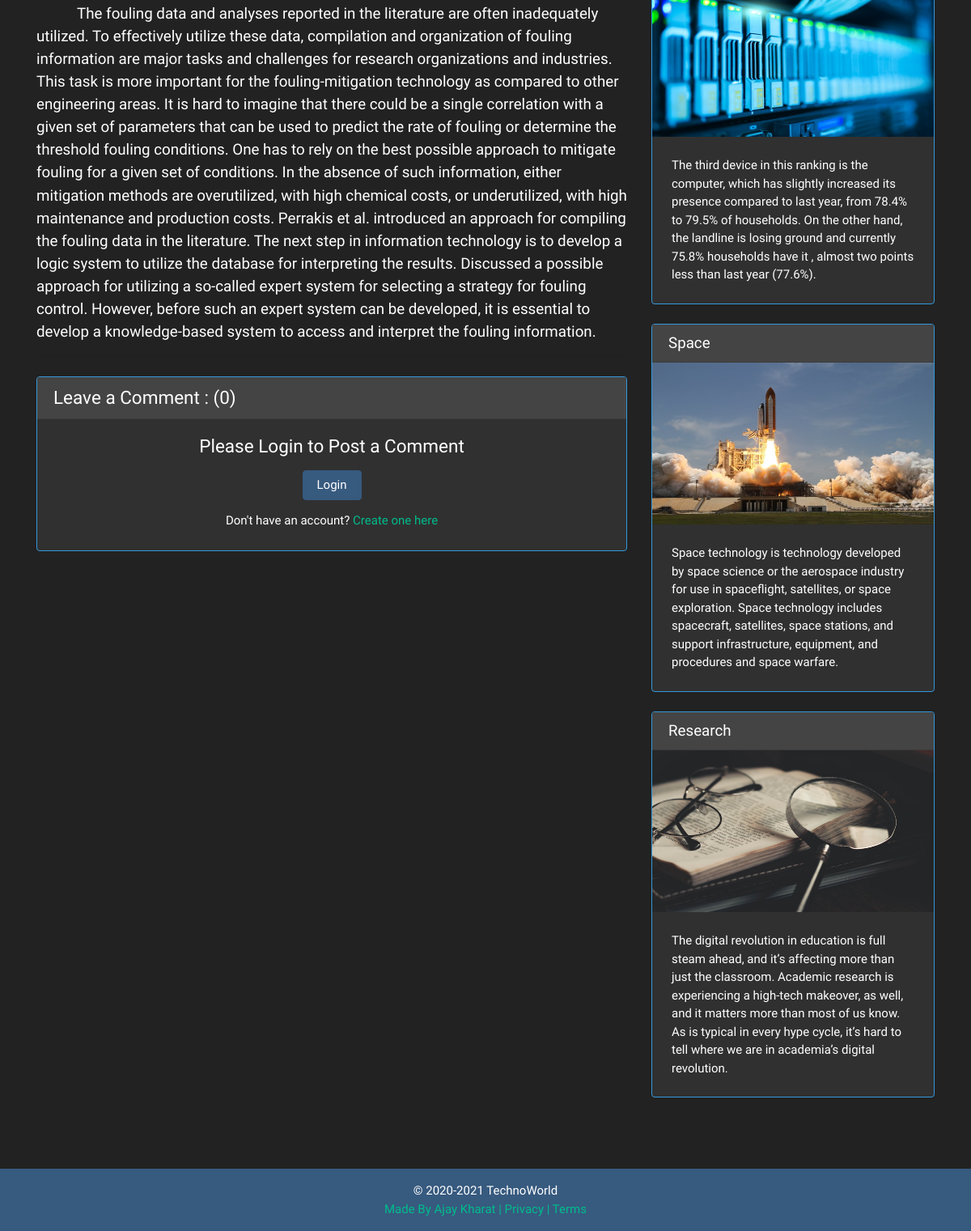
The page /blog/computer-technology (lower part) on the database as committed earlier.
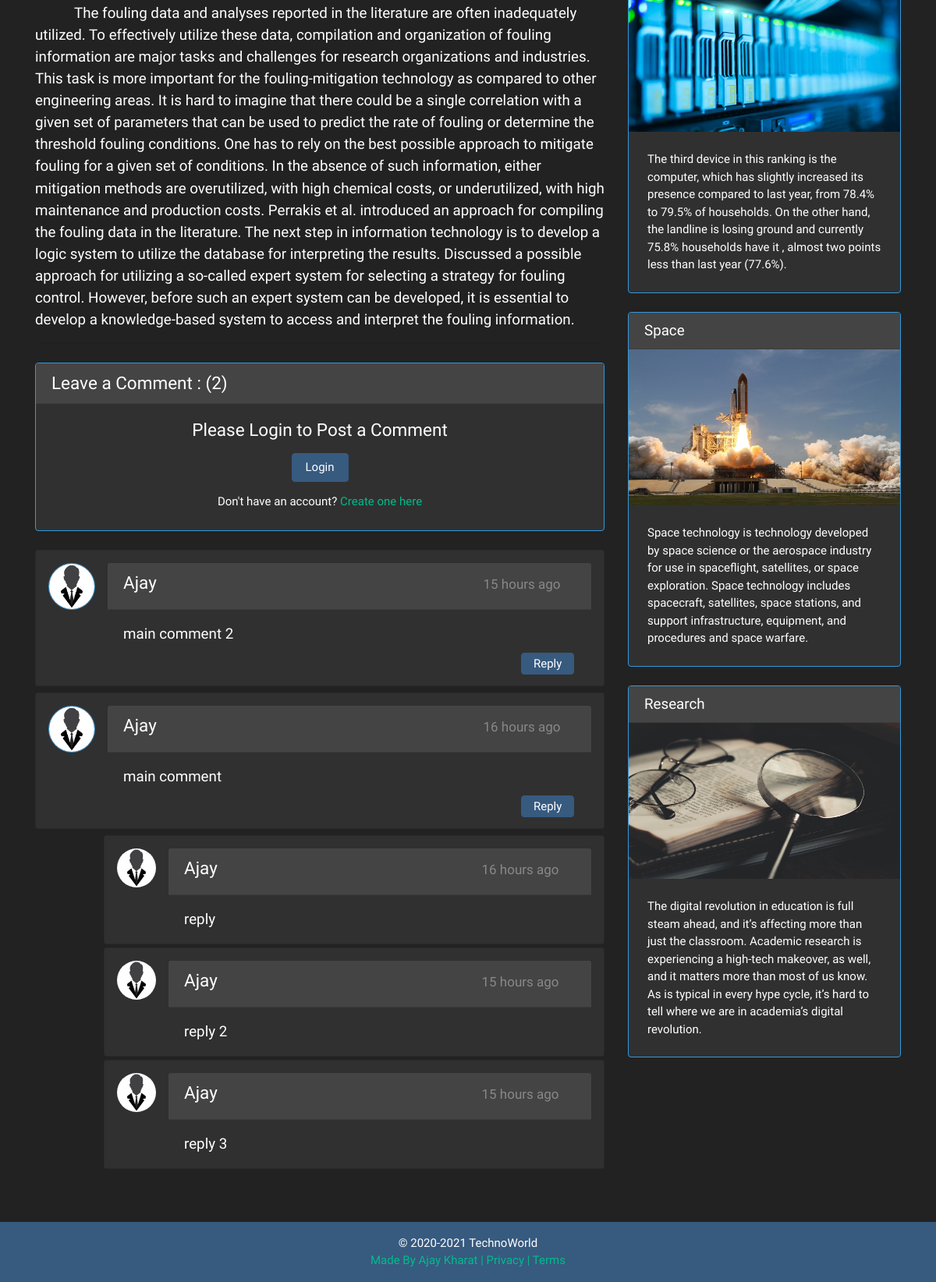
The same page on the database as committed later.
### blog/models.py (models this page shows, shortened)
class BlogPost(models.Model):
  post_id = models.AutoField(primary_key=True)
  title = models.CharField('Title of Article',max_length=200)
  content = models.TextField('Content of Article')
  content1 = models.TextField('Content of Article(Next)',default="")
  author = models.ForeignKey(User, null=True, on_delete=models.SET_NULL)
  date = models.DateField('Publish Date')
  slug = models.CharField('Slug for URL',max_length=200)
  views = models.IntegerField('Post Views',default=0)
  img = models.ImageField(upload_to='media/img',default="")

class BlogComment(models.Model):
  comment_id = models.AutoField(primary_key= True)
  comment = models.TextField('Comment on Article')
  user = models.ForeignKey(User, on_delete=models.CASCADE )
  post = models.ForeignKey(BlogPost, on_delete=models.CASCADE )
  parent = models.ForeignKey('self',on_delete=models.CASCADE,null=True)
  timestamp = models.DateTimeField('Date-Time',default=now)
  def comment_mod(self):
    return self.comment[:20] + "..."
  comment_mod.short_description = 'Comments'

### blog/views.py (the view)
# urls.py: path('<str:slug>', views.blogPost, name='blogPost'),
def blogPost(request,slug):
    post = BlogPost.objects.filter(slug=slug).first()
    comments = BlogComment.objects.filter(post=post,parent=None)
    replies=BlogComment.objects.filter(post=post).exclude(parent=None)
    post.views = post.views + 1
    post.save()
    replyDict={}
    for reply in replies:
        if reply.parent.comment_id not in replyDict.keys():
            replyDict[reply.parent.comment_id] = [reply]
        else:
            replyDict[reply.parent.comment_id].append(reply)
    return render(request, 'blog/blogPost.html', {'post': post, 'comments': comments, 'user': request.user, 'replyDict':replyDict})

### blog/templatetags/extras.py (called while the page is built)
@register.filter(name='get_val')
def get_val(dict,key):
  return dict.get(key)

### templates/blog/blogPost.html (shortened to what this page needs)
{% extends 'base.html' %}
{% block body %}
{% load static %}
{% load humanize %}
{% load extras %}
<div class="container mar">
  <div class="row">
    <div class="col-lg-8">
      <div class="lead" style="text-indent:50px;">{{post.content1|safe}}</div>
      <hr>
      <div class="card my-4 border border-info">
        <h4 class="card-header">Leave a Comment : ({{comments.count}}) </h4>
        <div class="card-body">
          {% if user.is_authenticated %}
          <form action="/blog/postComment/" class="needs-validation" method="post" novalidate>
            {% csrf_token %}
            <div class="form-group">
              <textarea class="form-control" name="comment" rows="3" required></textarea>
              <div class="valid-feedback pt-1">
                <h6>Looks good!</h6>
              </div>
              <div class="invalid-feedback pt-1">
                <h6>Please type something here.</h6>
              </div>
            </div>
            <input type="hidden" name="postId" value="{{post.post_id}}">
            <input type="hidden" name="parentId" value="">
            <button type="submit" class="btn btn-primary">Submit &#8594;</button>
          </form>
          {% else %}
          <h4 class="text-center">Please Login to Post a Comment</h4>
          <div class="text-center pt-2">
            <button type="button" class="btn btn-primary loginbtn" data-toggle="modal" data-target="#loginModal">
              Login
            </button>
            <div class="mt-3">
              <h6> Don't have an account? <a href="#signupModal" data-toggle="modal" data-target="#signupModal">Create
                  one here</a></h6>
            </div>
          </div>
          {% endif %}
        </div>
      </div>
      {% for comment in comments reversed %}
      <div class="card my-2 mx-0 rounded commentcard">
        <div class="media p-3">
          <img class="d-flex mr-3 rounded-circle border border-info" style="height:60px; width:60px;"
            src="{% static 'img/user.jpg' %}" alt="user-img">
          <div class="media-body">
            <div class="card-header">
              <h4 style="display:inline-block;">{{comment.user.username}}</h4>
              <span class="text-muted commentdate">{{comment.timestamp|naturaltime}}</span>
            </div>
            <div class="card-body">
              <h5>{{comment.comment}}</h5>
            </div>
            <button class="btn btn-primary replybtn1" type="button" data-toggle="collapse"
              data-target="#reply{{comment.comment_id}}" aria-expanded="false"
              aria-controls="reply{{comment.comment_id}}">
              Reply
            </button>
          </div>
        </div>
      </div>
      {% for reply in replyDict|get_val:comment.comment_id %}
      <div class="card my-1 rounded replycard">
        <div class="media p-3">
          <img class="d-flex mr-3 rounded-circle" style="height:50px; width:50px;" src="{% static 'img/user.jpg' %}"
            alt="user-img">
          <div class="media-body">
            <div class="card-header">
              <h4 style="display:inline-block;">{{reply.user.username}}</h4>
              <span class="text-muted replydate">{{reply.timestamp|naturaltime}}</span>
            </div>
            <div class="card-body">
              <h5>{{reply.comment}}</h5>
            </div>
          </div>
        </div>
      </div>
      {% endfor %}
      {% endfor %}
    </div>
    <div class="col-md-4 mt-2">
      <div class="card my-4 border border-info">
        <img style="height: 200px; width: 100%; display: block;" src="{% static 'img/devices.jpg' %}" alt="Card image">
        <div class="card-body p-4">
          The third device in this ranking is the computer, which has slightly increased its presence compared to last
          year, from 78.4% to 79.5% of households. On the other hand, the landline is losing ground and currently 75.8%
          households have it , almost two points less than last year (77.6%).
        </div>
      </div>
      <div class="card my-4 border border-info">
        <h5 class="card-header">Space</h5>
        <img style="height: 200px; width: 100%; display: block;" src="{% static 'img/space.jpg' %}" alt="Card image">
        <div class="card-body p-4">
          Space technology is technology developed by space science or the aerospace industry for use in spaceflight,
          satellites, or space exploration. Space technology includes spacecraft, satellites, space stations, and
          support infrastructure, equipment, and procedures and space warfare.
        </div>
      </div>
      <div class="card my-4 border border-info">
        <h5 class="card-header">Research</h5>
        <img style="height: 200px; width: 100%; display: block;" src="{% static 'img/research.jpg' %}" alt="Card image">
        <div class="card-body p-4">
          The digital revolution in education is full steam ahead, and it’s affecting more than just the classroom.
          Academic research is experiencing a high-tech makeover, as well, and it matters more than most of us know. As
          is typical in every hype cycle, it’s hard to tell where we are in academia’s digital revolution.
        </div>
      </div>
    </div>
  </div>
</div>
{% endblock body %}

### templates/base.html (shortened to what this page needs)
{% load static %}
<!doctype html>
<html lang="en">
<head>
  <link rel="stylesheet" href="https://cdnjs.cloudflare.com/ajax/libs/font-awesome/4.7.0/css/font-awesome.min.css">
  <link href="{% static 'css/bootstrap.min.css' %}" rel="stylesheet" type="text/css">
  <link href="{% static 'css/style.css' %}" rel="stylesheet" type="text/css">
</head>
<body>
  {% block body %} {% endblock body %}
  <footer class="container-fluid bg-primary my-0 py-3">
    <p class="mb-0 text-center">© 2020-2021 TechnoWorld</p>
    <p class="mb-0 text-center">
      <a href="#">Made By Ajay Kharat |</a>
      <a href="#">Privacy |</a>
      <a href="#">Terms</a>
    </p>
  </footer>
</body>
</html>

Rows that differ between the two databases and show on the page:
added BlogComment: user.username "Ajay", timestamp "15 hours ago", comment "main comment 2", shown under "Don't have an account? Create one here"
added BlogComment: user.username "Ajay", timestamp "16 hours ago", comment "main comment", shown under "Don't have an account? Create one here"
added BlogComment: user.username "Ajay", timestamp "16 hours ago", comment "reply"
added BlogComment: user.username "Ajay", timestamp "15 hours ago", comment "reply 2"
added BlogComment: user.username "Ajay", timestamp "15 hours ago", comment "reply 3"
Other text that changed with them:
{{ comments.count }}: "0" → "2"
